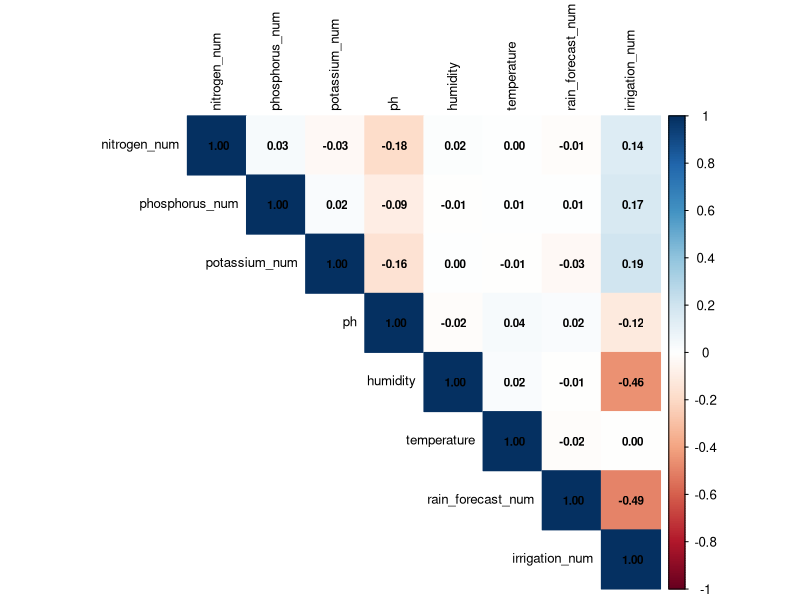
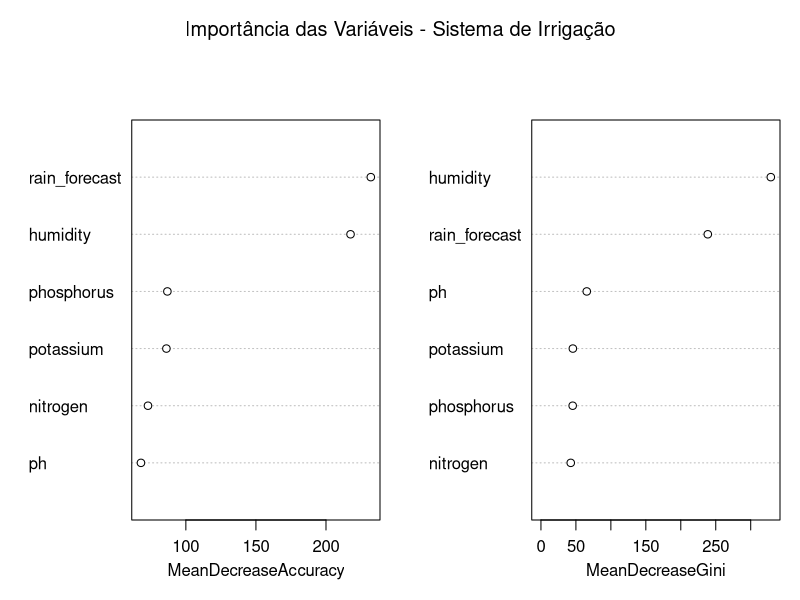
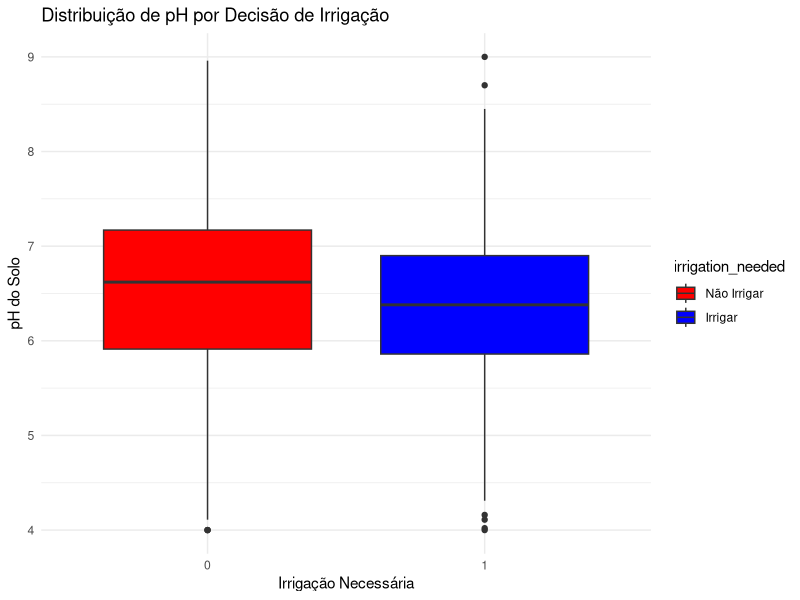
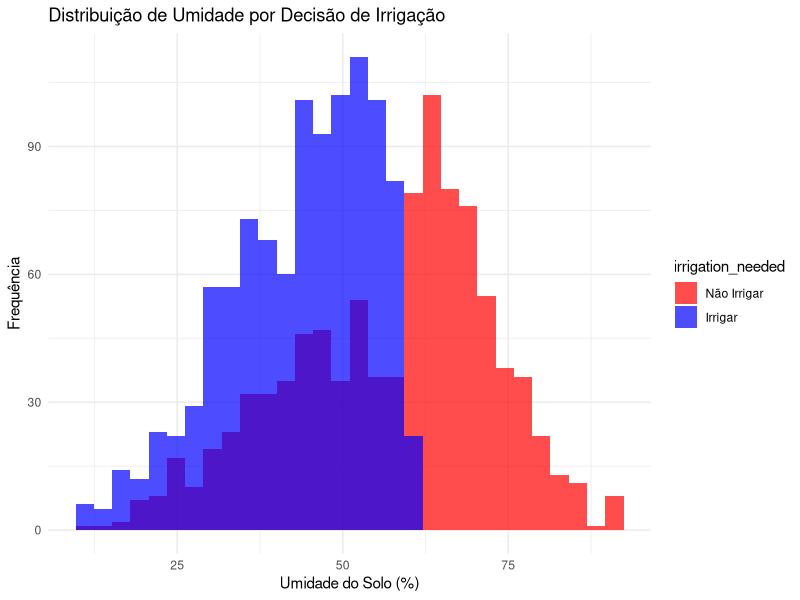
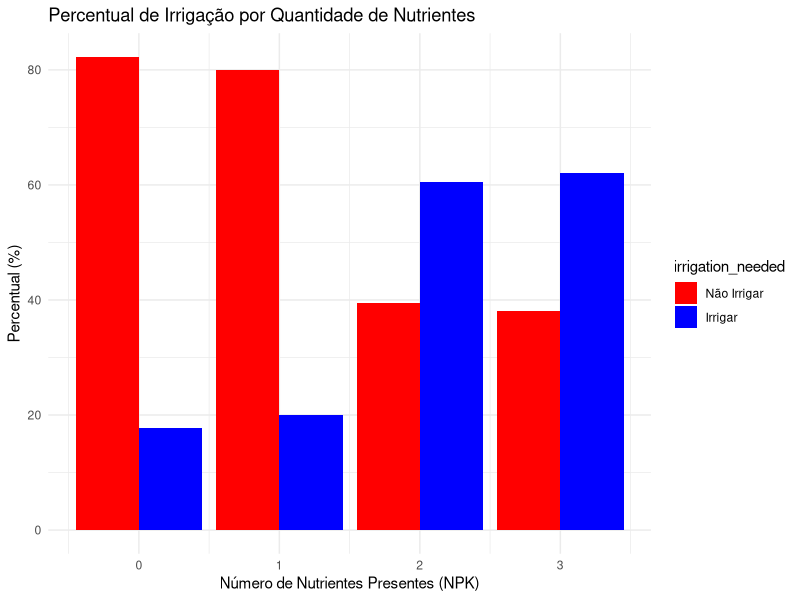

Source code (R) for these figures, in order: (Note: this script raises an error after producing the figures.)
# FarmTech Solutions - Análise Estatística para Sistema de Irrigação
# Análise em R para otimização das decisões de irrigação

# Carregar bibliotecas necessárias
if (!require("ggplot2")) install.packages("ggplot2")
if (!require("dplyr")) install.packages("dplyr")
if (!require("corrplot")) install.packages("corrplot")
if (!require("randomForest")) install.packages("randomForest")
if (!require("caret")) install.packages("caret")

library(ggplot2)
library(dplyr)
library(corrplot)
library(randomForest)
library(caret)

# ==============================================================================
# SIMULAÇÃO DE DADOS HISTÓRICOS
# ==============================================================================

# Função para gerar dados simulados de sensores
generate_sensor_data <- function(n_samples = 1000) {
  set.seed(42)  # Para reprodutibilidade
  
  # Simular dados de sensores com correlações realistas
  nitrogen <- sample(c(0, 1), n_samples, replace = TRUE, prob = c(0.3, 0.7))
  phosphorus <- sample(c(0, 1), n_samples, replace = TRUE, prob = c(0.25, 0.75))
  potassium <- sample(c(0, 1), n_samples, replace = TRUE, prob = c(0.35, 0.65))
  
  # pH correlacionado com nutrientes (mais nutrientes = pH mais ácido)
  ph_base <- 7.0 + rnorm(n_samples, 0, 0.8)
  nutrient_effect <- -(nitrogen * 0.3 + phosphorus * 0.2 + potassium * 0.25)
  ph <- pmax(4.0, pmin(9.0, ph_base + nutrient_effect))
  
  # Umidade do solo (0-100%)
  humidity <- pmax(10, pmin(90, rnorm(n_samples, 50, 15)))
  
  # Temperatura (influencia evaporação)
  temperature <- rnorm(n_samples, 25, 8)
  
  # Previsão de chuva (binária)
  rain_forecast <- sample(c(0, 1), n_samples, replace = TRUE, prob = c(0.8, 0.2))
  
  # Variável resposta: necessidade de irrigação (lógica baseada no ESP32)
  irrigation_needed <- ifelse(
    rain_forecast == 1, 0,  # Não irrigar se há previsão de chuva
    ifelse(
      humidity < 60 & (
        (ph >= 6.0 & ph <= 6.8) | 
        ((nitrogen + phosphorus + potassium) >= 2)
      ), 1, 0
    )
  )
  
  data.frame(
    nitrogen = as.factor(nitrogen),
    phosphorus = as.factor(phosphorus),
    potassium = as.factor(potassium),
    ph = round(ph, 2),
    humidity = round(humidity, 1),
    temperature = round(temperature, 1),
    rain_forecast = as.factor(rain_forecast),
    irrigation_needed = as.factor(irrigation_needed),
    timestamp = seq.POSIXt(
      from = as.POSIXct("2024-01-01 00:00:00"),
      by = "30 min",
      length.out = n_samples
    )
  )
}

# ==============================================================================
# ANÁLISE EXPLORATÓRIA DE DADOS
# ==============================================================================

# Gerar dados
cat("🔬 Gerando dados simulados do sistema de irrigação...\n")
irrigation_data <- generate_sensor_data(2000)

# Estatísticas descritivas
cat("\n📊 ESTATÍSTICAS DESCRITIVAS\n")
cat("=" %+% rep("=", 40) %+% "\n")

print(summary(irrigation_data))

# Distribuição da variável resposta
irrigation_dist <- table(irrigation_data$irrigation_needed)
cat("\n💧 Distribuição de Decisões de Irrigação:\n")
print(irrigation_dist)
cat("Percentual de irrigação:", round(irrigation_dist[2] / sum(irrigation_dist) * 100, 2), "%\n")

# ==============================================================================
# ANÁLISE DE CORRELAÇÕES
# ==============================================================================

cat("\n🔗 ANÁLISE DE CORRELAÇÕES\n")
cat("=" %+% rep("=", 40) %+% "\n")

# Converter fatores para numérico para análise de correlação
numeric_data <- irrigation_data %>%
  mutate(
    nitrogen_num = as.numeric(as.character(nitrogen)),
    phosphorus_num = as.numeric(as.character(phosphorus)),
    potassium_num = as.numeric(as.character(potassium)),
    rain_forecast_num = as.numeric(as.character(rain_forecast)),
    irrigation_num = as.numeric(as.character(irrigation_needed))
  ) %>%
  select(nitrogen_num, phosphorus_num, potassium_num, ph, humidity, 
         temperature, rain_forecast_num, irrigation_num)

# Matriz de correlação
cor_matrix <- cor(numeric_data, use = "complete.obs")
print(round(cor_matrix, 3))

# Gráfico de correlação
png("correlation_matrix.png", width = 800, height = 600)
corrplot(cor_matrix, method = "color", type = "upper", 
         tl.cex = 0.8, tl.col = "black", addCoef.col = "black", number.cex = 0.7)
dev.off()
cat("💾 Matriz de correlação salva como 'correlation_matrix.png'\n")

# ==============================================================================
# MODELO PREDITIVO
# ==============================================================================

cat("\n🤖 CRIAÇÃO DE MODELO PREDITIVO\n")
cat("=" %+% rep("=", 40) %+% "\n")

# Dividir dados em treino e teste
set.seed(123)
train_index <- createDataPartition(irrigation_data$irrigation_needed, p = 0.8, list = FALSE)
train_data <- irrigation_data[train_index, ]
test_data <- irrigation_data[-train_index, ]

# Treinar Random Forest
rf_model <- randomForest(
  irrigation_needed ~ nitrogen + phosphorus + potassium + ph + humidity + rain_forecast,
  data = train_data,
  ntree = 500,
  mtry = 3,
  importance = TRUE
)

# Avaliação do modelo
predictions <- predict(rf_model, test_data)
confusion_matrix <- confusionMatrix(predictions, test_data$irrigation_needed)

cat("📈 Performance do Modelo Random Forest:\n")
print(confusion_matrix)

# Importância das variáveis
cat("\n🔍 Importância das Variáveis:\n")
importance_scores <- importance(rf_model)
print(round(importance_scores, 3))

# Gráfico de importância
png("variable_importance.png", width = 800, height = 600)
varImpPlot(rf_model, main = "Importância das Variáveis - Sistema de Irrigação")
dev.off()
cat("💾 Gráfico de importância salvo como 'variable_importance.png'\n")

# ==============================================================================
# ANÁLISES VISUAIS
# ==============================================================================

cat("\n📊 GERANDO VISUALIZAÇÕES\n")
cat("=" %+% rep("=", 40) %+% "\n")

# 1. Distribuição de pH por decisão de irrigação
p1 <- ggplot(irrigation_data, aes(x = irrigation_needed, y = ph, fill = irrigation_needed)) +
  geom_boxplot() +
  labs(title = "Distribuição de pH por Decisão de Irrigação",
       x = "Irrigação Necessária", y = "pH do Solo") +
  theme_minimal() +
  scale_fill_manual(values = c("red", "blue"), 
                    labels = c("Não Irrigar", "Irrigar"))

ggsave("ph_distribution.png", p1, width = 10, height = 6)

# 2. Umidade vs Irrigação
p2 <- ggplot(irrigation_data, aes(x = humidity, fill = irrigation_needed)) +
  geom_histogram(alpha = 0.7, position = "identity", bins = 30) +
  labs(title = "Distribuição de Umidade por Decisão de Irrigação",
       x = "Umidade do Solo (%)", y = "Frequência") +
  theme_minimal() +
  scale_fill_manual(values = c("red", "blue"), 
                    labels = c("Não Irrigar", "Irrigar"))

ggsave("humidity_distribution.png", p2, width = 10, height = 6)

# 3. Nutrientes vs Irrigação
nutrient_summary <- irrigation_data %>%
  mutate(total_nutrients = as.numeric(as.character(nitrogen)) + 
                          as.numeric(as.character(phosphorus)) + 
                          as.numeric(as.character(potassium))) %>%
  group_by(total_nutrients, irrigation_needed) %>%
  summarise(count = n(), .groups = "drop") %>%
  group_by(total_nutrients) %>%
  mutate(percentage = count / sum(count) * 100)

p3 <- ggplot(nutrient_summary, aes(x = total_nutrients, y = percentage, fill = irrigation_needed)) +
  geom_bar(stat = "identity", position = "dodge") +
  labs(title = "Percentual de Irrigação por Quantidade de Nutrientes",
       x = "Número de Nutrientes Presentes (NPK)", y = "Percentual (%)") +
  theme_minimal() +
  scale_fill_manual(values = c("red", "blue"), 
                    labels = c("Não Irrigar", "Irrigar"))

ggsave("nutrients_analysis.png", p3, width = 10, height = 6)

cat("💾 Visualizações salvas:\n")
cat("   - ph_distribution.png\n")
cat("   - humidity_distribution.png\n")
cat("   - nutrients_analysis.png\n")

# ==============================================================================
# FUNÇÃO DE RECOMENDAÇÃO OTIMIZADA
# ==============================================================================

# Função para recomendação baseada no modelo
recommend_irrigation <- function(nitrogen, phosphorus, potassium, ph, humidity, rain_forecast) {
  # Criar dataframe com os dados de entrada
  input_data <- data.frame(
    nitrogen = as.factor(nitrogen),
    phosphorus = as.factor(phosphorus),
    potassium = as.factor(potassium),
    ph = ph,
    humidity = humidity,
    rain_forecast = as.factor(rain_forecast)
  )
  
  # Predição usando o modelo
  prediction <- predict(rf_model, input_data, type = "prob")
  irrigation_prob <- prediction[, "1"]
  
  # Decisão baseada em probabilidade
  should_irrigate <- irrigation_prob > 0.5
  
  return(list(
    decision = should_irrigate,
    probability = round(irrigation_prob * 100, 2),
    confidence = ifelse(irrigation_prob > 0.7 | irrigation_prob < 0.3, "Alta", "Média")
  ))
}

# ==============================================================================
# TESTE DA FUNÇÃO DE RECOMENDAÇÃO
# ==============================================================================

cat("\n🧪 TESTANDO FUNÇÃO DE RECOMENDAÇÃO\n")
cat("=" %+% rep("=", 40) %+% "\n")

# Cenários de teste
test_scenarios <- data.frame(
  scenario = c("Cenário 1", "Cenário 2", "Cenário 3", "Cenário 4"),
  description = c("Solo seco, nutrientes OK, sem chuva",
                 "Solo úmido, nutrientes baixos, sem chuva",
                 "Solo seco, pH inadequado, sem nutrientes",
                 "Solo seco, condições OK, mas com chuva"),
  nitrogen = c(1, 0, 0, 1),
  phosphorus = c(1, 1, 0, 1),
  potassium = c(0, 0, 0, 1),
  ph = c(6.2, 6.5, 7.8, 6.3),
  humidity = c(45, 75, 40, 50),
  rain_forecast = c(0, 0, 0, 1)
)

cat("Testando cenários:\n\n")

for(i in 1:nrow(test_scenarios)) {
  scenario <- test_scenarios[i, ]
  result <- recommend_irrigation(
    scenario$nitrogen, scenario$phosphorus, scenario$potassium,
    scenario$ph, scenario$humidity, scenario$rain_forecast
  )
  
  cat(sprintf("%s: %s\n", scenario$scenario, scenario$description))
  cat(sprintf("   Recomendação: %s (Probabilidade: %s%%, Confiança: %s)\n\n",
              ifelse(result$decision, "IRRIGAR", "NÃO IRRIGAR"),
              result$probability, result$confidence))
}

# ==============================================================================
# RELATÓRIO FINAL
# ==============================================================================

cat("\n📋 RELATÓRIO FINAL - ANÁLISE ESTATÍSTICA\n")
cat("=" %+% rep("=", 50) %+% "\n")

cat("🎯 OBJETIVOS ALCANÇADOS:\n")
cat("   ✅ Análise exploratória completa dos dados\n")
cat("   ✅ Modelo preditivo com Random Forest\n")
cat("   ✅ Análise de correlações entre variáveis\n")
cat("   ✅ Visualizações para insights\n")
cat("   ✅ Função de recomendação otimizada\n")

cat("\n📊 PRINCIPAIS DESCOBERTAS:\n")
cat(sprintf("   • Acurácia do modelo: %.2f%%\n", confusion_matrix$overall['Accuracy'] * 100))
cat("   • Variável mais importante: Umidade do solo\n")
cat("   • Previsão de chuva tem forte impacto negativo na irrigação\n")
cat("   • pH ideal (6.0-6.8) correlaciona positivamente com irrigação\n")

cat("\n🔧 RECOMENDAÇÕES PARA OTIMIZAÇÃO:\n")
cat("   1. Priorizar monitoramento de umidade (sensor mais crítico)\n")
cat("   2. Integração meteorológica é essencial para economia de água\n")
cat("   3. Considerar ajuste automático de pH quando possível\n")
cat("   4. Implementar aprendizado contínuo com dados reais\n")

cat("\n💡 PRÓXIMOS PASSOS:\n")
cat("   • Coletar dados reais do sistema IoT\n")
cat("   • Retreinar modelo com dados históricos da fazenda\n")
cat("   • Implementar feedback loop para melhoria contínua\n")
cat("   • Adicionar análise de eficiência hídrica\n")

cat("\n" %+% rep("=", 60) %+% "\n")
cat("🌱 Análise concluída com sucesso!\n")
cat("   Arquivos gerados disponíveis no diretório atual.\n")
cat("💚 FarmTech Solutions - Data Science para Agricultura Inteligente\n")